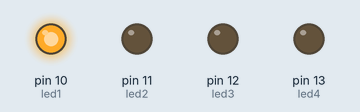
Simulated run of this sketch. Board: Arduino Uno, built with avr-gcc and run on an emulated ATmega328P. Shown: output pins drawn as LEDs (lit = HIGH).

Above: at 0.1 s.
At 4.1 s:
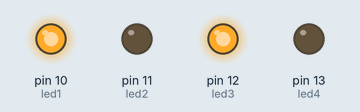
At 9.1 s:
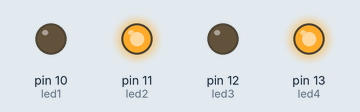
At 18.3 s:
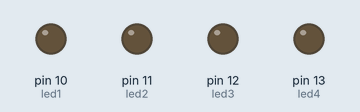
At 26.3 s:
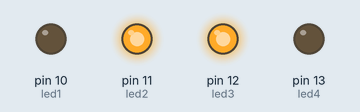
At 35.3 s:
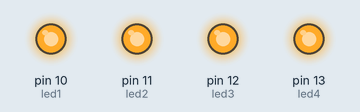
Timing chart, 0 to 40.0 s (numbered marks = the images above):
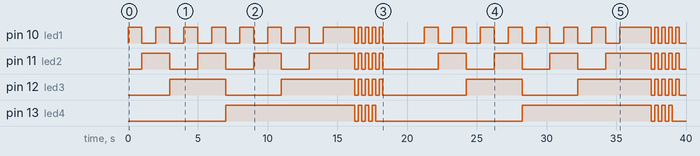

Measured:
- by itself, pin 10 (led1): LOW → HIGH at 0.00 s, → LOW 1.0 s later, → HIGH 1.0 s later, → LOW 1.0 s later, … (48 changes in this stretch)
- by itself, pin 11 (led2): LOW → HIGH at 1.0 s, → LOW 2.0 s later, → HIGH 2.0 s later, → LOW 2.0 s later, … (32 changes in this stretch)
- by itself, pin 12 (led3): LOW → HIGH at 3.0 s, → LOW 4.0 s later, → HIGH 4.0 s later, → LOW 5.3 s later, … (24 changes in this stretch)
- by itself, pin 13 (led4): goes HIGH 9.3 s, 3 × (LOW 0.25 s, HIGH 0.25 s), LOW 10.5 s, HIGH 9.3 s, 3 × (LOW 0.25 s, HIGH 0.25 s), then LOW

The sketch:

BareMinimumBinaryClock.ino
```cpp
int led1 = 10;
int led2 = 11;
int led3 = 12;
int led4 = 13;
int sek = 1000;
int fSek = 250;
int lSek = 3000;

void setup() {
  pinMode(led1, OUTPUT);
  pinMode(led2, OUTPUT);
  pinMode(led3, OUTPUT);
  pinMode(led4, OUTPUT);
}

void loop() {
  digitalWrite(led1, HIGH);
  delay(sek);
  //1 (0001)

  digitalWrite(led1, LOW);
  digitalWrite(led2, HIGH);
  delay(sek);
  //2 (0010)

  digitalWrite(led1, HIGH);
  delay(sek);
  //3 (0011)

  digitalWrite(led1, LOW);
  digitalWrite(led2, LOW);
  digitalWrite(led3, HIGH);
  delay(sek);
  //4 (0100)

  digitalWrite(led1, HIGH);
  delay(sek);
  //5 (0101)

  digitalWrite(led1, LOW);
  digitalWrite(led2, HIGH);
  delay(sek);
  //6 (0110)

  digitalWrite(led1, HIGH);
  delay(sek);
  //7 (0111)

  digitalWrite(led1, LOW);
  digitalWrite(led2, LOW);
  digitalWrite(led3, LOW);
  digitalWrite(led4, HIGH);
  delay(sek);
  //8 (1000)

  digitalWrite(led1, HIGH);
  delay(sek);
  //9 (1001)

  digitalWrite(led1, LOW);
  digitalWrite(led2, HIGH);
  delay(sek);
  //10 (1010)

  digitalWrite(led1, HIGH);
  delay(sek);
  //11 (1011)

  digitalWrite(led1, LOW);
  digitalWrite(led2, LOW);
  digitalWrite(led3, HIGH);
  delay(sek);
  //12 (1100)

  digitalWrite(led1, HIGH);
  delay(sek);
  //13 (1101)

  digitalWrite(led1, LOW);
  digitalWrite(led2, HIGH);
  delay(sek);
  //14 (1110)

  digitalWrite(led1, HIGH);
  delay(sek);
  //15 (1111)

  delay(sek);
  digitalWrite(led1, HIGH);
  digitalWrite(led2, HIGH);
  digitalWrite(led3, HIGH);
  digitalWrite(led4, HIGH);
  delay(fSek);
  digitalWrite(led1, LOW);
  digitalWrite(led2, LOW);
  digitalWrite(led3, LOW);
  digitalWrite(led4, LOW);
  delay(fSek);
  digitalWrite(led1, HIGH);
  digitalWrite(led2, HIGH);
  digitalWrite(led3, HIGH);
  digitalWrite(led4, HIGH);
  delay(fSek);
  digitalWrite(led1, LOW);
  digitalWrite(led2, LOW);
  digitalWrite(led3, LOW);
  digitalWrite(led4, LOW);
  delay(fSek);
  digitalWrite(led1, HIGH);
  digitalWrite(led2, HIGH);
  digitalWrite(led3, HIGH);
  digitalWrite(led4, HIGH);
  delay(fSek);
  digitalWrite(led1, LOW);
  digitalWrite(led2, LOW);
  digitalWrite(led3, LOW);
  digitalWrite(led4, LOW);
  delay(fSek);
  digitalWrite(led1, HIGH);
  digitalWrite(led2, HIGH);
  digitalWrite(led3, HIGH);
  digitalWrite(led4, HIGH);
  delay(fSek);
  digitalWrite(led1, LOW);
  digitalWrite(led2, LOW);
  digitalWrite(led3, LOW);
  digitalWrite(led4, LOW);
  delay(fSek);
  digitalWrite(led1, HIGH);
  digitalWrite(led2, HIGH);
  digitalWrite(led3, HIGH);
  delay(fSek);
  digitalWrite(led1, LOW);
  digitalWrite(led2, LOW);
  digitalWrite(led3, LOW);
  delay(lSek);
}
```
